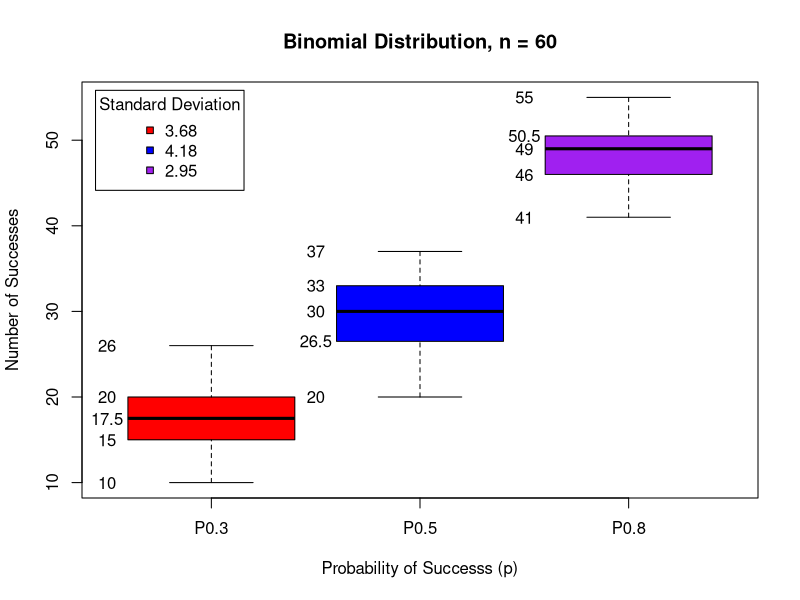

Reproduce this figure in R. (Note: this script raises an error after producing the figure.)
  # Assignment 1, Problem 1
  # Save Homework in my Directory
  mydir <- "C:/Users/house/Google Drive/Grad School/Fall_17_Big Data Analytics/Assignment 1/"
  setwd(mydir)
  
  # Assign n and p variables
  n <- 60.0
  p <- c(0.3,0.5,0.8)
  
  # Create a random distribution using dataframe with n observations
  data <- data.frame(P0.3 = rbinom(n, n, p[1]),
                     P0.5 = rbinom(n, n, p[2]),
                     P0.8 = rbinom(n, n, p[3]))
  
  # Find the Standard deviation of each column
  M <- data.matrix(data, rownames.force = NA)         # First convert df into a matrix
  storage.mode(M) <- "double"                         # convert integers to doubles
  stdev <-c(sd(M[,1]),sd(M[,2]),sd(M[,3]))            # Take standard deviations of cols
  
  # Generate boxplot with data frame
  bp <- boxplot(data,  main="Binomial Distribution, n = 60", 
                xlab="Probability of Successs (p)", ylab="Number of Successes",
                col = c("red","blue","purple"))
  
  # Customize box plot with labels and legend
  text(x = col(bp$stats) - .5, y = bp$stats , labels = bp$stats)
  legend("topleft", inset=.02, title="Standard Deviation",
         legend=c(format(stdev[1], digits=3),
                  format(stdev[2], digits=3),
                  format(stdev[3], digits=3)), 
         pt.bg=c("red", "blue","purple"),
         pch=22)
  
  # Save Work
  # rm(list=ls())
  SaveRdata = paste(mydir,"HW1_D.RData")
  save.image(SaveRdata)